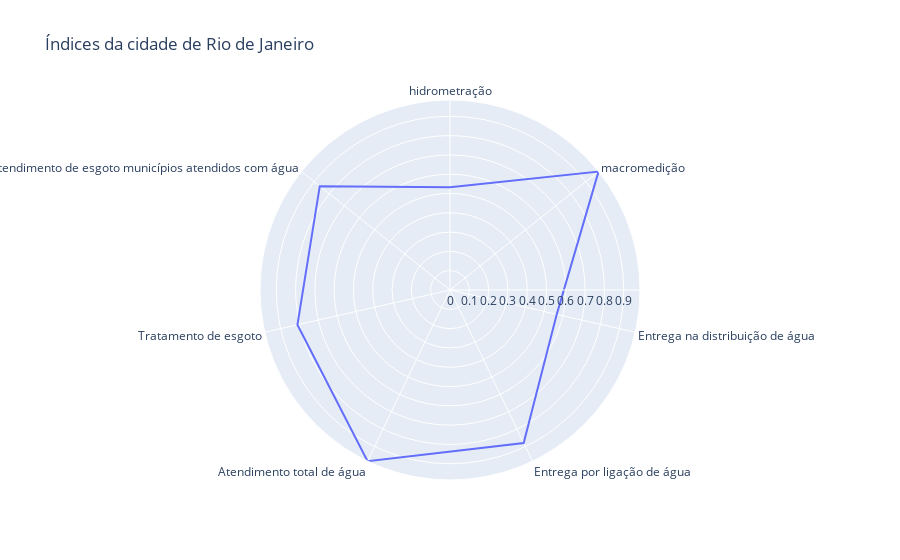

Notebook cell for this chart:
### Markdown cell above
## Plotando grafico de radar para a cidade do Rio de Janeiro

### Code cell
fig = px.line_polar(df_radar_top5, r='Rio de Janeiro', theta='indice', line_close=True, title = 'Índices da cidade de Rio de Janeiro')
plt.savefig('Rio de Janeiro.png', format='png')
fig.show()

### Figure 1 — Plotly figure (JSON) as saved in the notebook; plotly's stock layout.template omitted (floating-point values rounded to 4 significant figures)
{"data": [{"hovertemplate": "Rio de Janeiro=%{r}<br>indice=%{theta}<extra></extra>", "legendgroup": "", "line": {"color": "#636efa", "dash": "solid"}, "marker": {"symbol": "circle"}, "mode": "lines", "name": "", "r": [0.5323, 0.984, 0.5672, 0.8796, 0.9842, 0.8106, 0.8628, 0.5323], "showlegend": false, "subplot": "polar", "theta": ["hidrometração", "macromedição", "Entrega na distribuição de água", "Entrega por ligação de água", " Atendimento total de água", "Tratamento de esgoto", "Atendimento de esgoto municípios atendidos com água", "hidrometração"], "type": "scatterpolar"}], "layout": {"legend": {"tracegroupgap": 0}, "polar": {"angularaxis": {"direction": "clockwise", "rotation": 90}, "domain": {"x": [0, 1], "y": [0, 1]}}, "title": {"text": "Índices da cidade de Rio de Janeiro"}}}
